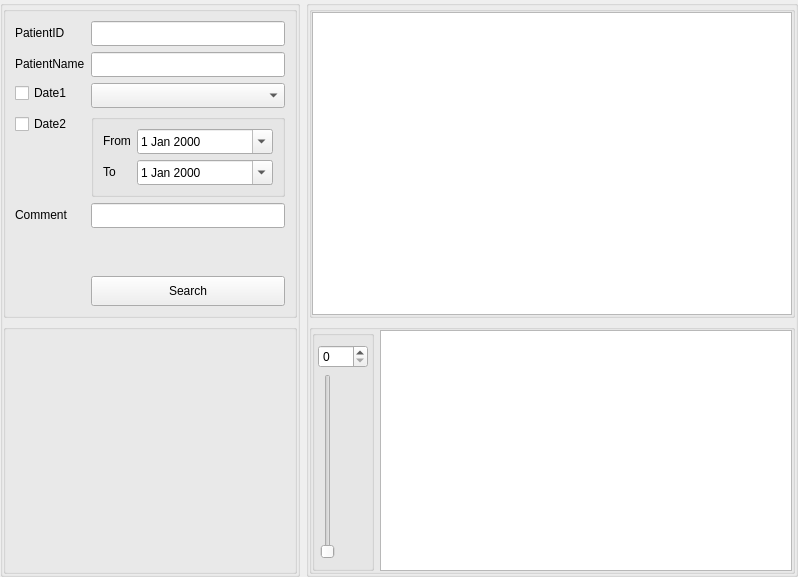
<?xml version="1.0" encoding="UTF-8"?>
<ui version="4.0">
 <class>PatList</class>
 <widget class="QWidget" name="PatList">
  <property name="geometry">
   <rect>
    <x>0</x>
    <y>0</y>
    <width>798</width>
    <height>577</height>
   </rect>
  </property>
  <property name="windowTitle">
   <string>Form</string>
  </property>
  <layout class="QHBoxLayout" name="horizontalLayout">
   <property name="leftMargin">
    <number>0</number>
   </property>
   <property name="topMargin">
    <number>0</number>
   </property>
   <property name="rightMargin">
    <number>0</number>
   </property>
   <property name="bottomMargin">
    <number>0</number>
   </property>
   <item>
    <widget class="QGroupBox" name="groupBox">
     <property name="minimumSize">
      <size>
       <width>300</width>
       <height>0</height>
      </size>
     </property>
     <property name="maximumSize">
      <size>
       <width>300</width>
       <height>16777215</height>
      </size>
     </property>
     <property name="title">
      <string/>
     </property>
     <layout class="QVBoxLayout" name="verticalLayout">
      <property name="leftMargin">
       <number>0</number>
      </property>
      <property name="topMargin">
       <number>0</number>
      </property>
      <property name="rightMargin">
       <number>0</number>
      </property>
      <property name="bottomMargin">
       <number>0</number>
      </property>
      <item>
       <widget class="QGroupBox" name="groupBox_5">
        <property name="title">
         <string/>
        </property>
        <layout class="QFormLayout" name="formLayout_2">
         <item row="0" column="0">
          <widget class="QLabel" name="label">
           <property name="text">
            <string>PatientID</string>
           </property>
          </widget>
         </item>
         <item row="0" column="1">
          <widget class="QLineEdit" name="lEPatientID">
           <property name="minimumSize">
            <size>
             <width>0</width>
             <height>25</height>
            </size>
           </property>
          </widget>
         </item>
         <item row="1" column="0">
          <widget class="QLabel" name="label_2">
           <property name="text">
            <string>PatientName</string>
           </property>
          </widget>
         </item>
         <item row="1" column="1">
          <widget class="QLineEdit" name="lEPatientName">
           <property name="minimumSize">
            <size>
             <width>0</width>
             <height>25</height>
            </size>
           </property>
          </widget>
         </item>
         <item row="3" column="1">
          <widget class="QGroupBox" name="groupBox_7">
           <property name="title">
            <string/>
           </property>
           <layout class="QFormLayout" name="formLayout">
            <item row="0" column="0">
             <widget class="QLabel" name="label_3">
              <property name="text">
               <string>From</string>
              </property>
             </widget>
            </item>
            <item row="0" column="1">
             <widget class="QDateEdit" name="dEStudyDate1">
              <property name="minimumSize">
               <size>
                <width>0</width>
                <height>25</height>
               </size>
              </property>
              <property name="calendarPopup">
               <bool>true</bool>
              </property>
             </widget>
            </item>
            <item row="1" column="0">
             <widget class="QLabel" name="label_4">
              <property name="text">
               <string>To</string>
              </property>
             </widget>
            </item>
            <item row="1" column="1">
             <widget class="QDateEdit" name="dEStudyDate2">
              <property name="minimumSize">
               <size>
                <width>0</width>
                <height>25</height>
               </size>
              </property>
              <property name="calendarPopup">
               <bool>true</bool>
              </property>
             </widget>
            </item>
           </layout>
          </widget>
         </item>
         <item row="7" column="1">
          <widget class="QPushButton" name="pBSearch">
           <property name="minimumSize">
            <size>
             <width>0</width>
             <height>30</height>
            </size>
           </property>
           <property name="text">
            <string>Search</string>
           </property>
          </widget>
         </item>
         <item row="6" column="1">
          <spacer name="verticalSpacer">
           <property name="orientation">
            <enum>Qt::Vertical</enum>
           </property>
           <property name="sizeHint" stdset="0">
            <size>
             <width>20</width>
             <height>40</height>
            </size>
           </property>
          </spacer>
         </item>
         <item row="5" column="1">
          <widget class="QLineEdit" name="lEComment">
           <property name="minimumSize">
            <size>
             <width>0</width>
             <height>25</height>
            </size>
           </property>
          </widget>
         </item>
         <item row="5" column="0">
          <widget class="QLabel" name="label_6">
           <property name="text">
            <string>Comment</string>
           </property>
          </widget>
         </item>
         <item row="3" column="0">
          <widget class="QCheckBox" name="cBStudyDate">
           <property name="text">
            <string>Date2</string>
           </property>
          </widget>
         </item>
         <item row="2" column="0">
          <widget class="QCheckBox" name="cBStudyDateSel">
           <property name="text">
            <string>Date1</string>
           </property>
          </widget>
         </item>
         <item row="2" column="1">
          <widget class="QComboBox" name="cmBStudyDateSel">
           <property name="minimumSize">
            <size>
             <width>0</width>
             <height>25</height>
            </size>
           </property>
          </widget>
         </item>
        </layout>
       </widget>
      </item>
      <item>
       <widget class="QGroupBox" name="gBDrawArea">
        <property name="minimumSize">
         <size>
          <width>0</width>
          <height>250</height>
         </size>
        </property>
        <property name="maximumSize">
         <size>
          <width>16777215</width>
          <height>250</height>
         </size>
        </property>
        <property name="title">
         <string/>
        </property>
       </widget>
      </item>
     </layout>
    </widget>
   </item>
   <item>
    <widget class="QGroupBox" name="groupBox_2">
     <property name="title">
      <string/>
     </property>
     <layout class="QVBoxLayout" name="verticalLayout_2">
      <property name="leftMargin">
       <number>0</number>
      </property>
      <property name="topMargin">
       <number>0</number>
      </property>
      <property name="rightMargin">
       <number>0</number>
      </property>
      <property name="bottomMargin">
       <number>0</number>
      </property>
      <item>
       <widget class="QGroupBox" name="groupBoxStudyList">
        <property name="title">
         <string/>
        </property>
        <layout class="QHBoxLayout" name="LayoutStudyList">
         <property name="leftMargin">
          <number>0</number>
         </property>
         <property name="topMargin">
          <number>0</number>
         </property>
         <property name="rightMargin">
          <number>0</number>
         </property>
         <property name="bottomMargin">
          <number>0</number>
         </property>
         <item>
          <widget class="QTableWidget" name="tableWidgetStudyList"/>
         </item>
        </layout>
       </widget>
      </item>
      <item>
       <widget class="QGroupBox" name="groupBoxSeriesList">
        <property name="minimumSize">
         <size>
          <width>0</width>
          <height>250</height>
         </size>
        </property>
        <property name="maximumSize">
         <size>
          <width>16777215</width>
          <height>250</height>
         </size>
        </property>
        <property name="title">
         <string/>
        </property>
        <layout class="QHBoxLayout" name="LayoutSeriesList">
         <property name="leftMargin">
          <number>0</number>
         </property>
         <property name="topMargin">
          <number>0</number>
         </property>
         <property name="rightMargin">
          <number>0</number>
         </property>
         <property name="bottomMargin">
          <number>0</number>
         </property>
         <item>
          <widget class="QGroupBox" name="groupBox_3">
           <property name="title">
            <string/>
           </property>
           <layout class="QVBoxLayout" name="verticalLayout_3">
            <property name="leftMargin">
             <number>3</number>
            </property>
            <property name="rightMargin">
             <number>3</number>
            </property>
            <item>
             <widget class="QSpinBox" name="sBFrameNo">
              <property name="minimumSize">
               <size>
                <width>50</width>
                <height>0</height>
               </size>
              </property>
              <property name="maximum">
               <number>9999</number>
              </property>
             </widget>
            </item>
            <item>
             <widget class="QSlider" name="vSFrameNo">
              <property name="minimumSize">
               <size>
                <width>20</width>
                <height>0</height>
               </size>
              </property>
              <property name="orientation">
               <enum>Qt::Vertical</enum>
              </property>
             </widget>
            </item>
           </layout>
          </widget>
         </item>
         <item>
          <widget class="QTableWidget" name="tableWidgetSeriesList"/>
         </item>
        </layout>
       </widget>
      </item>
     </layout>
    </widget>
   </item>
  </layout>
 </widget>
 <resources/>
 <connections>
  <connection>
   <sender>pBSearch</sender>
   <signal>clicked()</signal>
   <receiver>PatList</receiver>
   <slot>onSearch()</slot>
   <hints>
    <hint type="sourcelabel">
     <x>286</x>
     <y>265</y>
    </hint>
    <hint type="destinationlabel">
     <x>229</x>
     <y>-1</y>
    </hint>
   </hints>
  </connection>
  <connection>
   <sender>vSFrameNo</sender>
   <signal>valueChanged(int)</signal>
   <receiver>PatList</receiver>
   <slot>onSliderFrameNo(int)</slot>
   <hints>
    <hint type="sourcelabel">
     <x>330</x>
     <y>466</y>
    </hint>
    <hint type="destinationlabel">
     <x>302</x>
     <y>-7</y>
    </hint>
   </hints>
  </connection>
  <connection>
   <sender>sBFrameNo</sender>
   <signal>valueChanged(int)</signal>
   <receiver>PatList</receiver>
   <slot>onImageFrameNo(int)</slot>
   <hints>
    <hint type="sourcelabel">
     <x>352</x>
     <y>350</y>
    </hint>
    <hint type="destinationlabel">
     <x>348</x>
     <y>-6</y>
    </hint>
   </hints>
  </connection>
  <connection>
   <sender>cBStudyDate</sender>
   <signal>clicked()</signal>
   <receiver>PatList</receiver>
   <slot>onStudyDateChk()</slot>
   <hints>
    <hint type="sourcelabel">
     <x>43</x>
     <y>107</y>
    </hint>
    <hint type="destinationlabel">
     <x>400</x>
     <y>-11</y>
    </hint>
   </hints>
  </connection>
  <connection>
   <sender>cBStudyDateSel</sender>
   <signal>clicked()</signal>
   <receiver>PatList</receiver>
   <slot>onStudyDateSelChk()</slot>
   <hints>
    <hint type="sourcelabel">
     <x>52</x>
     <y>77</y>
    </hint>
    <hint type="destinationlabel">
     <x>134</x>
     <y>-6</y>
    </hint>
   </hints>
  </connection>
 </connections>
 <slots>
  <slot>onSearch()</slot>
  <slot>onSelect(QTableWidgetItem*,QTableWidgetItem*)</slot>
  <slot>onImageFrameNo(int)</slot>
  <slot>onSliderFrameNo(int)</slot>
  <slot>onStudyDateChk()</slot>
  <slot>onStudyDateSelChk()</slot>
 </slots>
</ui>
